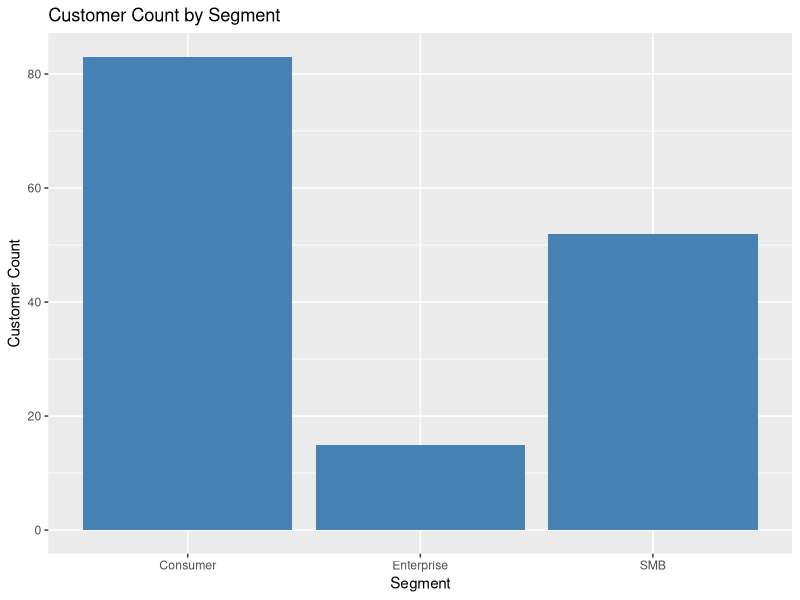
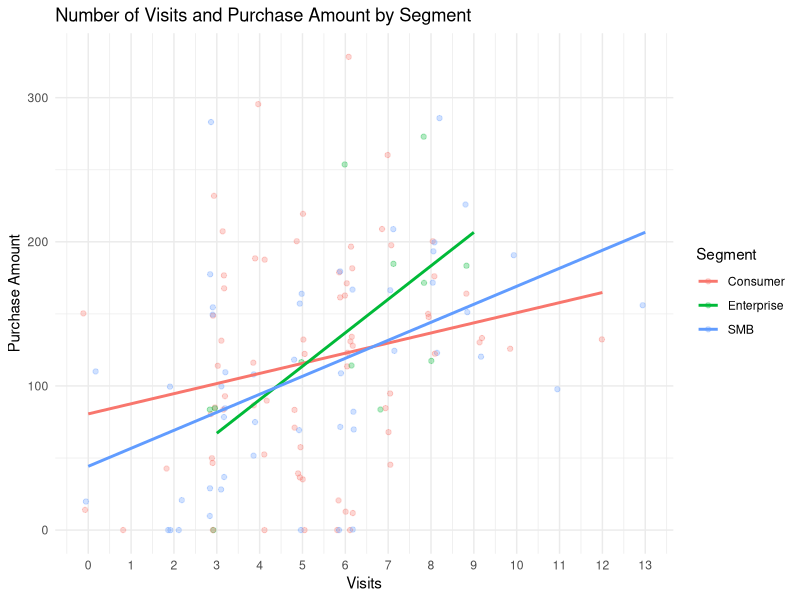
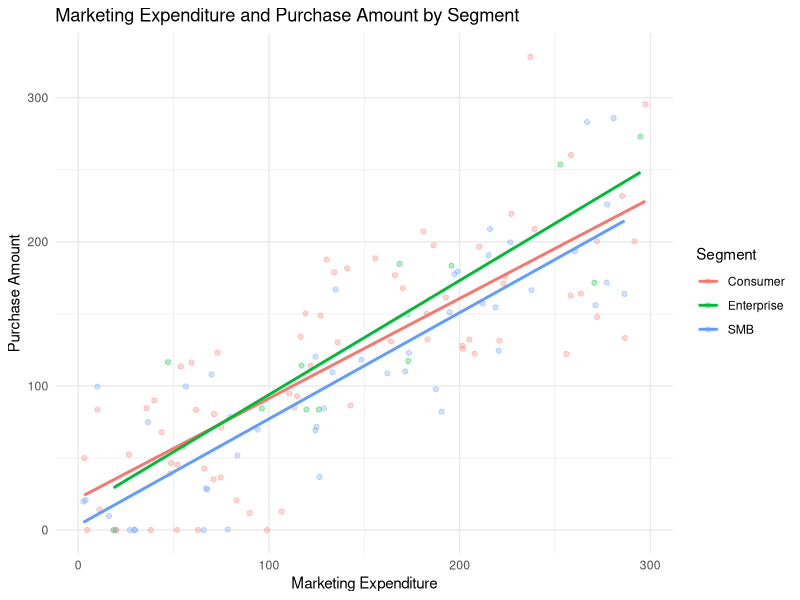

The R source for these figures, in order:
## ---- chunk 1
library(tidyverse)
library(knitr)
library(kableExtra)
library(lubridate)
## ---- chunk 2
raw_dataset <- read_csv("data/32544804_Shruti Pillai.csv")
## ---- chunk 3
head(raw_dataset, 10)
glimpse(raw_dataset)
str(raw_dataset)
names(raw_dataset)
nrow(raw_dataset)
ncol(raw_dataset)
unique(raw_dataset$segment)
unique(raw_dataset$notes)
table(raw_dataset$notes, useNA = "ifany")
anyDuplicated(raw_dataset)
## ---- chunk 4
#Standardised notes section and checked if changes were correctly applied.

cleaned_dataset <- raw_dataset |>
    mutate(
        notes = na_if(notes, "N/A")
    )
table(cleaned_dataset$notes, useNA = "ifany")

#Standardised date format and checked if changes were correctly applied. Since this category won't be used in the analysis, it hasn't been perfectly cleaned.

cleaned_dataset <- cleaned_dataset |>
    mutate(
        signup_date = parse_date_time(signup_date, orders = c("ymd", "B d, Y", "dmy", "b d, Y"))  
    |> as.Date()
    )
table(cleaned_dataset$signup_date, useNA = "ifany")

#Converted visits from numeric to integer and checked if changes were correctly applied.

cleaned_dataset <- cleaned_dataset |>
    mutate(
        visits = as.integer(visits)
    )
str(cleaned_dataset$visits)

#Overall check
str(cleaned_dataset)
## ---- chunk 5
cleaned_dataset |>
    group_by(segment) |>
    summarise(
        total_customers = n(),
        median_marketing_spend = median(marketing_spend, na.rm = TRUE),
        median_purchase_amount = median(purchase_amount, na.rm = TRUE),
        median_visits = median(visits, na.rm = TRUE),
        missing_purchases = sum(is.na(purchase_amount))
    ) |>
    kable(digits = 2)
## ---- chunk 6
ggplot(cleaned_dataset, aes(x = segment)) + geom_bar(fill = "steelblue") +
    labs(
        title = "Customer Count by Segment",
        x = "Segment",
        y = "Customer Count"
        )
## ---- chunk 7

plot1_df <- cleaned_dataset |>
    filter(!is.na(purchase_amount))

ggplot(plot1_df, aes (x = visits, y = purchase_amount, color = segment)) + 
    geom_jitter(width = 0.2, alpha = 0.3) +
    geom_smooth(method = "lm", se = FALSE) +
    scale_x_continuous(breaks = 0:13) +
    labs(x = "Visits", y = "Purchase Amount", colour = "Segment", title = "Number of Visits and Purchase Amount by Segment") + theme_minimal()
## ---- chunk 8

plot2_df <- cleaned_dataset |>
    filter(!is.na(purchase_amount))

ggplot(plot2_df, aes(x = marketing_spend, y = purchase_amount, color = segment)) +
    geom_point(alpha = 0.3) +
    geom_smooth(method = "lm", se = FALSE) +
    labs(x = "Marketing Expenditure", y = "Purchase Amount", colour = "Segment", title = "Marketing Expenditure and Purchase Amount by Segment") +
    theme_minimal()
